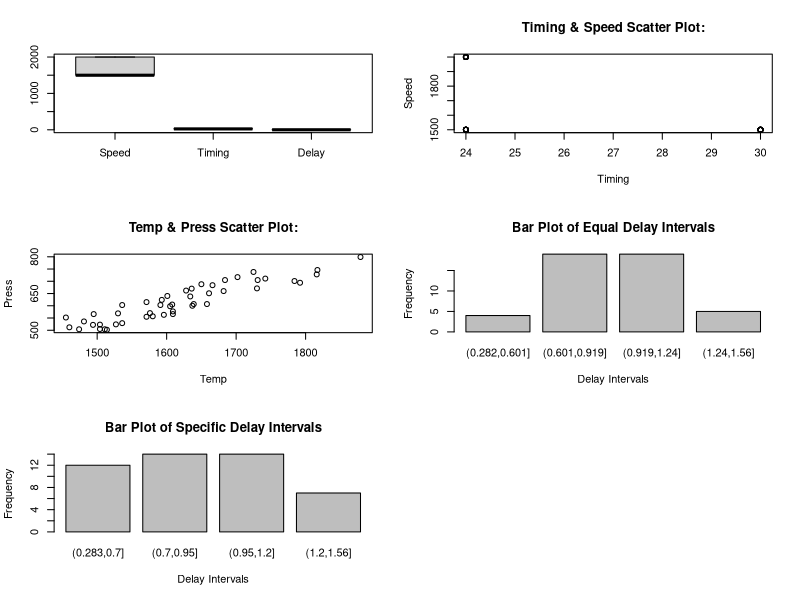

Recreate this plot in R.
task5 <- function() {
    diesel_time <- read.csv("diesel_time.csv")
    diesel_engine <- read.table("diesel_engine.dat", header = TRUE)

    print("diesel_time Varibles: ")
    print(colnames(diesel_time))
    print("---")

    print("diesel_engine Varibles: ")
    print(colnames(diesel_engine))
    print("---")

    print(paste("diesel_engine Missing Rows: ", sum(is.na(diesel_engine))))
    diesel_engine$speed[is.na(diesel_engine$speed)] <- 1500
    diesel_engine$load[is.na(diesel_engine$load)] <- 20
    print(paste("diesel_engine Missing Rows: ", sum(is.na(diesel_engine))))
    print("---")

    print("Merged to diesel: ")
    diesel <- merge(x = diesel_engine, y = diesel_time,
                    by.x = "run", by.y = "X")
    print(diesel)
    print("---")

    print("diesel_engine Parameters: ")
    print(paste("Mean: ", mean(diesel_engine$alcohol)))
    print(paste("Var: ", var(diesel_engine$alcohol)))
    print(paste("SD: ", sd(diesel_engine$alcohol)))
    print(paste("Min: ", min(diesel_engine$alcohol)))
    print(paste("Max: ", max(diesel_engine$alcohol)))
    print("---")

    print("Delay < 1.000: ")
    print(diesel[diesel$delay < 1.000, ])$run
    print("---")

    print("Timing = 30: ")
    print(nrow(diesel[diesel$timing == 30, ]))
    print("---")

    print("Convert load to factor: ")
    diesel$load <- factor(diesel$load)
    print(diesel$load)
    print("---")

    par(mfrow = c(3, 2))

    boxplot(diesel$speed, diesel$timing, diesel$delay,
            names = c("Speed", "Timing", "Delay"))

    plot(diesel$timing, diesel$speed, main = "Timing & Speed Scatter Plot:",
         xlab = "Timing", ylab = "Speed")

    plot(diesel$temp, diesel$press, main = "Temp & Press Scatter Plot:",
         xlab = "Temp", ylab = "Press")

    delay_intervals <- cut(diesel$delay, breaks = 4)
    frequency_table <- table(delay_intervals)
    print(frequency_table)
    barplot(frequency_table, main = "Bar Plot of Equal Delay Intervals",
            xlab = "Delay Intervals", ylab = "Frequency")
    print("---")


    delay_intervals_specific <- cut(diesel$delay,
                                    breaks = c(0.283, 0.7, 0.95, 1.2, 1.56))
    frequency_table_specific <- table(delay_intervals_specific)
    print(frequency_table_specific)
    barplot(frequency_table_specific,
            main = "Bar Plot of Specific Delay Intervals",
            xlab = "Delay Intervals", ylab = "Frequency")
}

task5()